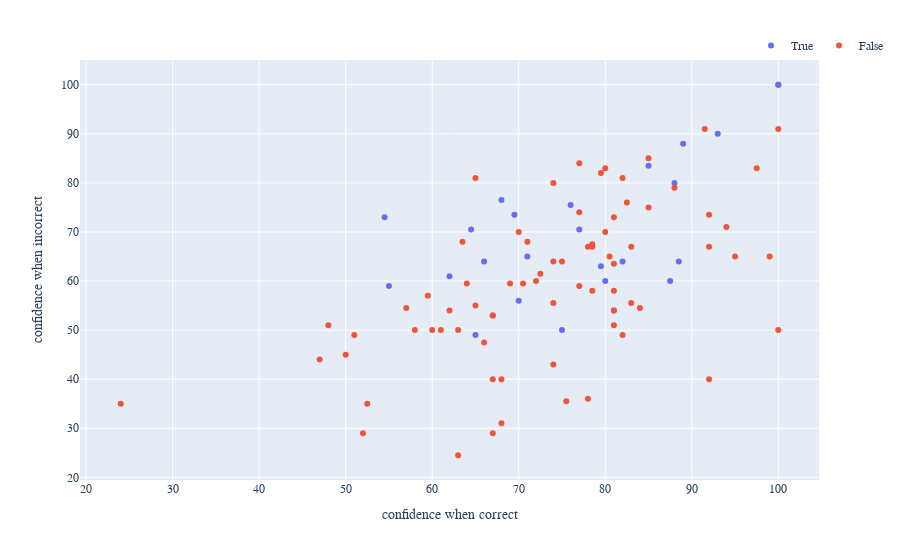

Notebook code cell kept with this figure:
### Code cell
fig = px.scatter(df, x = "confidence when correct", y = 'confidence when incorrect', color = 'insomnia')
fig.update_layout( # customize font and legend orientation & position
    font_family="Rockwell",
    legend=dict(
        title=None, orientation="h", y=1, yanchor="bottom", x=1, xanchor="center"
    )
)
fig

### Figure 1 — Plotly figure (JSON) as saved in the notebook; plotly's stock layout.template omitted (floating-point values rounded to 4 significant figures)
{"data": [{"hovertemplate": "insomnia=True<br>confidence when correct=%{x}<br>confidence when incorrect=%{y}<extra></extra>", "legendgroup": "True", "marker": {"color": "#636efa", "symbol": "circle"}, "mode": "markers", "name": "True", "orientation": "v", "showlegend": true, "type": "scatter", "x": [93, 75, 89, 88, 65, 64.5, 66, 62, 68, 71, 82, 76, 79.5, 55, 85, 70, 54.5, 88.5, 87.5, 100, 77, 100, 80, 69.5, 81], "xaxis": "x", "y": [90, 50, 88, 80, 49, 70.5, 64, 61, 76.5, 65, 64, 75.5, 63, 59, 83.5, 56, 73, 64, 60, 100, 70.5, 100, 60, 73.5, 54], "yaxis": "y"}, {"hovertemplate": "insomnia=False<br>confidence when correct=%{x}<br>confidence when incorrect=%{y}<extra></extra>", "legendgroup": "False", "marker": {"color": "#EF553B", "symbol": "circle"}, "mode": "markers", "name": "False", "orientation": "v", "showlegend": true, "type": "scatter", "x": [51, 78.5, 57, 60, 80, 99, 78, 78.5, 90, 70, 74, 47, 52, 84, 63, 62, 59.5, 75.5, 78, 63, 81, 24, 50, 81, 67, 77, 100, 68, 48, 74, 82, 67, 82.5, 67, 88, 83, 63.5, 80.5, 71, 95, 78.5, 52.5, 69, 61, 66, 74, 92, 80, 92, 83, 60.5, 72.5, 97.5, 68, 67, 65, 82, 75, 94, 77, 92, 81, 58, 91.5, 100, 85, 74, 79.5, 70.5, 72, 85, 64, 77, 74, 65, 81, 81], "xaxis": "x", "y": [49, 67, 54.5, 50, 83, 65, 36, 67.5, null, 70, 55.5, 44, 29, 54.5, 50, 54, 57, 35.5, 67, 24.5, 63.5, 35, 45, 54, 53, 84, 91, 31, 51, 43, 49, 29, 76, 40, 79, 55.5, 68, 65, 68, 65, 58, 35, 59.5, 50, 47.5, null, 73.5, 70, 40, 67, null, 61.5, 83, 40, 53, 55, 81, 64, 71, 59, 67, 58, 50, 91, 50, 85, 64, 82, 59.5, 60, 75, 59.5, 74, 80, 81, 51, 73], "yaxis": "y"}], "layout": {"autosize": true, "font": {"family": "Rockwell"}, "legend": {"orientation": "h", "title": {}, "tracegroupgap": 0, "x": 1, "xanchor": "center", "y": 1, "yanchor": "bottom"}, "margin": {"t": 60}, "xaxis": {"anchor": "y", "autorange": true, "domain": [0, 1], "range": [19.31, 104.7], "title": {"text": "confidence when correct"}, "type": "linear"}, "yaxis": {"anchor": "x", "autorange": true, "domain": [0, 1], "range": [18.65, 105.8], "title": {"text": "confidence when incorrect"}, "type": "linear"}}}
